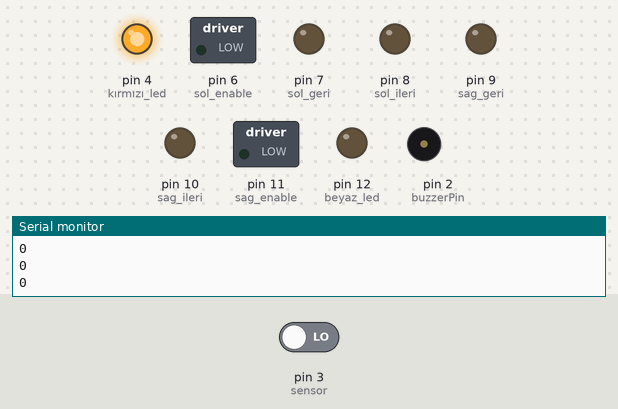
Bench run of a sketch on a simulated Arduino Uno, built with avr-gcc and run on an emulated ATmega328P. Shown: switched loads named in the sketch (green lamp = pin HIGH), output pins drawn as LEDs (lit = HIGH), buzzer (waves = sounding), the last lines printed to the serial monitor. Inputs (shaded band) come from the test bench; at power-on: pin 3 (sensor) LOW.

Above: at 1.2 s.
1.3 s: pin 3 (sensor) driven HIGH
At 1.46 s:
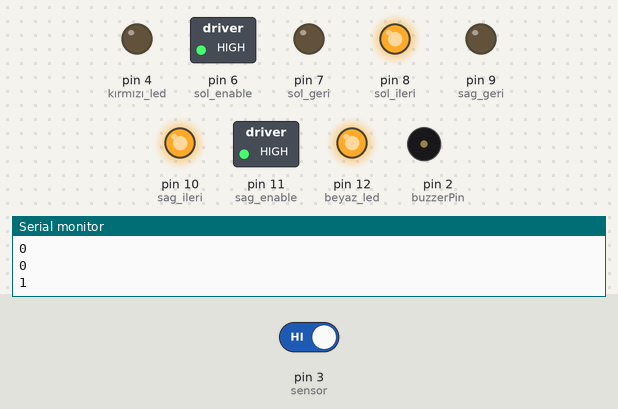
At 2.7 s:
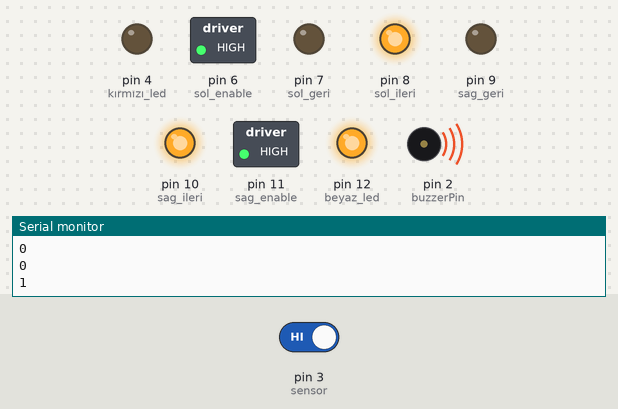
3.0 s: pin 3 (sensor) driven LOW
At 5.55 s:
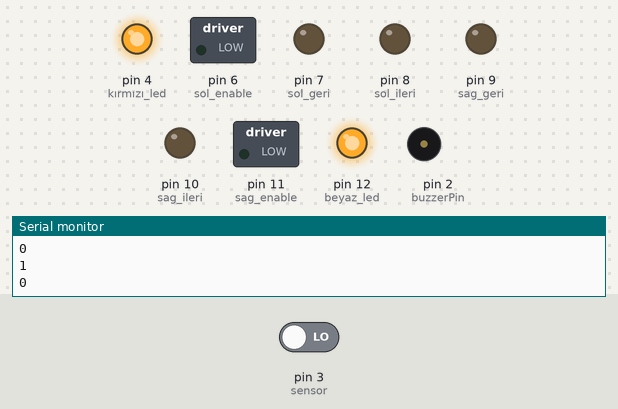
Timing chart, 0 to 7.1 s (numbered marks = the images above; inputs shaded):
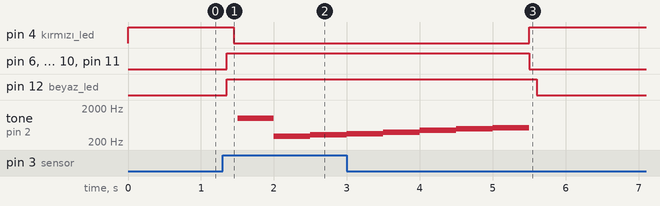

Measured:
- after the input at 1.3 s, pin 4 (kırmızı_led): HIGH → LOW after 0.15 s; pin 6 (sol_enable), pin 8 (sol_ileri), pin 10 (sag_ileri), pin 11 (sag_enable), pin 12 (beyaz_led): LOW → HIGH after 0.05 s; tone on pin 2 (buzzerPin): silent → 1000 Hz after 0.20 s, → 294 Hz 0.50 s later, → 330 Hz 0.50 s later
- after the input at 3.0 s, pin 4 (kırmızı_led): LOW → HIGH after 2.5 s; pin 6 (sol_enable), pin 8 (sol_ileri), pin 10 (sag_ileri), pin 11 (sag_enable): HIGH → LOW after 2.5 s; pin 12 (beyaz_led): HIGH → LOW after 2.6 s; tone on pin 2 (buzzerPin): goes on until 5.5 s, then stays silent

The sketch:

finalkod.ino
```cpp
int sag_enable=11; //EnA
int sol_enable=6; //EnB
int sag_ileri=10; // INPUT1
int sag_geri=9; // INPUT2
int sol_ileri=8; //INPUT3
int sol_geri=7; //INPUT4
int sensor=3; //SENSOR
int buzzerPin=2; //buzzer
#define ledbeyazPin=12 //beyaz led
#define ledkirmiziPin=4 //kırmızı led

void setup() {
  //Tekerler ve motor
pinMode(sag_ileri, OUTPUT);
pinMode(sag_geri, OUTPUT);
pinMode(sol_ileri, OUTPUT);
pinMode(sol_geri,OUTPUT);
pinMode(sag_enable, OUTPUT);
pinMode(sol_enable, OUTPUT);
// Siyah ve beyaz okuyan kızılötesi sensör
pinMode(sensor, INPUT);
//Buzzer
pinMode(buzzerPin, OUTPUT);

Serial.begin(9600);

//Led
pinMode(12, OUTPUT); // beyaz led
pinMode(4, OUTPUT);  // kırmızı led

}

void loop() {
  int veri= digitalRead(sensor);
Serial.println(veri); // sensörün okuduğu rengi 1-0 olarak monitöre yazdırma

  if (veri==1){ //siyah rengi okuması durumu
    digitalWrite(sag_ileri, HIGH);
    digitalWrite(sag_geri, LOW);
    digitalWrite(sol_ileri, HIGH);
    digitalWrite(sol_geri, LOW);
    analogWrite(sag_enable, 255);
    analogWrite(sol_enable, 255);

  //LED KOMUT KODLARI
 digitalWrite(12, HIGH);
 delay(100);
 digitalWrite(4,LOW);
 delay(50);
/* digitalWrite(12, LOW);
 delay(50);*/


//Buzzerkodu
int notalar[] = {1000, 294, 330, 349, 392, 440, 494, 523};

for (int i = 0; i < 8; i++) {
    tone(buzzerPin, notalar[i], 500); // Her nota 0.5 saniye boyunca çalacak
delay(500); // Her nota arasında yarım saniye bekle */
}

  }
  else if (veri==0){
    digitalWrite(sag_ileri, LOW);
    digitalWrite(sag_geri, LOW);
    digitalWrite(sol_ileri, LOW);
    digitalWrite(sol_geri, LOW);
    analogWrite(sag_enable, 0);
    analogWrite(sol_enable, 0);

  /*noTone(buzzerPin); // Ses kapat
    delay(500); // Notalar arasında 0.5 saniye bekle*/

digitalWrite(4, HIGH);
 delay(100);
 digitalWrite(12,LOW);
 delay(50);
 /*digitalWrite(4, LOW);
 delay(1000);*/
  }
    }
  
```
